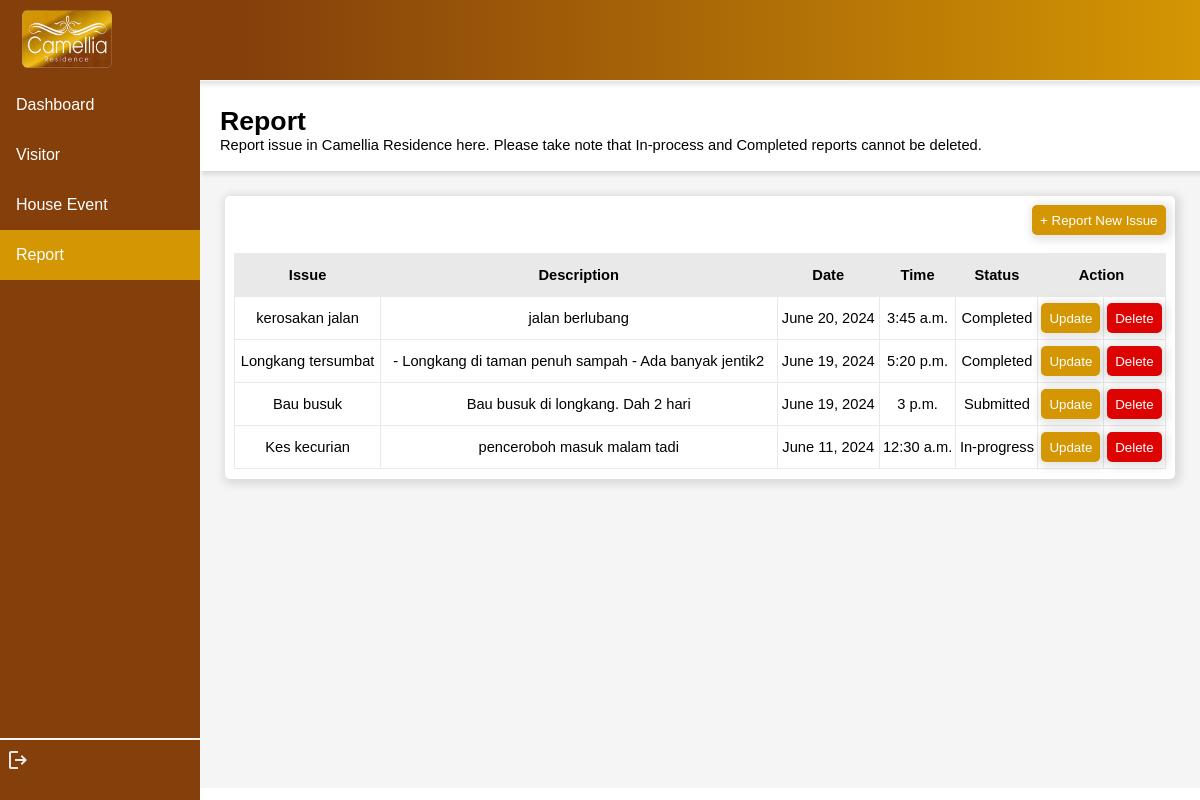
/camelliaresidence/guardreport/SG-01, run on the app's committed database.
### residentialvisitor/models.py (models this page shows)
class ReportIssue(models.Model):
    issueName = models.TextField(max_length=255)
    description = models.TextField(max_length=255)
    date = models.DateField()
    time = models.TimeField()
    status = models.TextField(max_length=10, default='Submitted') #Submitted / In progress / Completed
    measuresTaken = models.TextField(max_length=255, null=True)
    resID = models.ForeignKey(Resident, on_delete=models.CASCADE, null=True)
    guardID = models.ForeignKey(Guard, on_delete=models.CASCADE, null=True)
    adminID = models.ForeignKey(Admin, on_delete=models.CASCADE, null=True)

### residentialvisitor/views.py (the view)
# urls.py: path('guardreport/<str:guardID>', views.guard_report, name='guard_report'),
def guard_report(request, guardID):
    myguard = Guard.objects.get(guardID=guardID)
    myissue = ReportIssue.objects.all().order_by('-date').values()
    dict = {
        'myguard':myguard,
        'myissue':myissue
    }
    return render(request, 'guard_report.html', dict)

### residentialvisitor/templates/guard_report.html (shortened to what this page needs)
<!DOCTYPE html>
<html lang="en">
<head>
</head>
<body>
    {% load static %}
    <header>
        <img src="{% static 'logo.png' %}" alt="" width="90px" height="58px" style="float: left; margin-left: 1%;">
    </header>
    <div class="sidenav">
        <a href="{% url 'guard_dashboard' myguard.guardID %}" id="page">Dashboard</a>
        <a href="{% url 'guard_visitor' myguard.guardID %}" id="page">Visitor</a>
        <a href="{% url 'guard_event' myguard.guardID %}" id="page">House Event</a>
        <a href="{% url 'guard_report' myguard.guardID %}" class="active" id="page">Report</a>
        <br>
        <hr>
        <a href="{% url 'guard_login' %}" style="margin-left: 3%;"><svg xmlns="http://www.w3.org/2000/svg" height="24px" viewBox="0 -960 960 960" width="24px" fill="#e8eaed"><path d="M200-120q-33 0-56.5-23.5T120-200v-560q0-33 23.5-56.5T200-840h280v80H200v560h280v80H200Zm440-160-55-58 102-102H360v-80h327L585-622l55-58 200 200-200 200Z"/></svg></a>
    </div>
    <div class="content">
        <div id="title">
            <p><span style="font-size: 20pt; font-weight: bold;">Report <br></span>Report issue in Camellia Residence here. Please take note that In-process and Completed reports cannot be deleted.</p>
        </div>
        <div style="display: flex; margin: 1%; justify-content: center; height: max-content;">
            <div class="info" style="width: 100%; height: max-content;">
                <button style="float: right;" ><a href="reportissue/{{myguard.guardID}}">+ Report New Issue</a></button><br><br><br>
                <table style="width: 100%;">
                    <tr>
                        <th>Issue</th>
                        <th>Description</th>
                        <th>Date</th>
                        <th>Time</th>
                        <th>Status</th>
                        <th colspan="2">Action</th>
                    </tr>
                    {% for x in myissue %}
                    <tr>
                        <td>{{x.issueName}}</td>
                        <td>{{x.description}}</td>
                        <td>{{x.date}}</td>
                        <td>{{x.time}}</td>
                        <td>{{x.status}}</td>
                        <td><button><a href="updateissue/{{myguard.guardID}}/{{x.id}}">Update</a></button></td>
                        <td>
                            <form method="post" action="{% url 'guarddelete_issue' myguard.guardID  x.id %}" onsubmit="return confirmDelete(this);">
                                <button type="submit" style="background-color: rgb(222, 3, 3); color: white;" id="d">Delete</button>
                            </form>
                        </td>
                    </tr>
                    {% endfor %}
                </table>
        </div>
    </div>
</body>
</html>

### residentialvisitor/templates/guard_report.html (style rules this page uses)
body { margin: 0%; top: 0; font-family: Verdana, Geneva, Tahoma, sans-serif; }
header { background-image: linear-gradient(270deg, rgba(212, 150, 3, 1) 0%, rgba(132, 63, 11, 1) 80%); height: 70px; border-bottom: 1px solid whitesmoke; padding-top: 10px; padding-left: 10px; top: 0; position: sticky; background-color: white; box-shadow: 2px 4px 4px rgba(0, 0, 0, 0.1); }
.sidenav { height: 100%; width: 200px; position: fixed; z-index: 1; top: 80px; left: 0; background-color: #843F0B; overflow-x: hidden; }
.sidenav #page { display: block; color: white; padding: 16px; text-decoration: none; }
.sidenav #page.active { background-color: #d49603; color: white; }
div.content { margin-left: 200px; height: 707px; background-color: whitesmoke; font-size: 11pt; }
#title { background-color: white; box-shadow: 2px 4px 4px rgba(0, 0, 0, 0.1); height: 80px; padding-left: 2%; padding-top: 1%; }
.info { background-color: white; box-shadow: 2px 2px 8px 4px rgba(0, 0, 0, 0.1); border-radius: 5px; padding: 1%; margin: 1.5%; }
hr { border: 0.5px solid whitesmoke; margin-top: 440px; }
button { padding-right: 8px; padding-left: 8px; height: 30px; border-radius: 5px; box-shadow: 2px 2px 8px 4px rgba(0, 0, 0, 0.1); border: 0; background-color: #d49603; }
a { text-decoration: none; color: white; }
table,tr,th,td { border: rgb(233, 233, 233) solid 1px; border-collapse: collapse; }
tr,th,td { height: 40px; width: max-content; text-align: center; }
th { background-color: rgb(233, 233, 233); }

### data on the page
ReportIssue: issueName "kerosakan jalan", description "jalan berlubang", date "June 20, 2024", time "3:45 a.m.", status "Completed"
ReportIssue: issueName "Longkang tersumbat", description "- Longkang di taman penuh sampah - Ada banyak jentik2", date "June 19, 2024", time "5:20 p.m.", status "Completed"
ReportIssue: issueName "Bau busuk", description "Bau busuk di longkang. Dah 2 hari", date "June 19, 2024", time "3 p.m.", status "Submitted"
ReportIssue: issueName "Kes kecurian", description "penceroboh masuk malam tadi", date "June 11, 2024", time "12:30 a.m.", status "In-progress"
